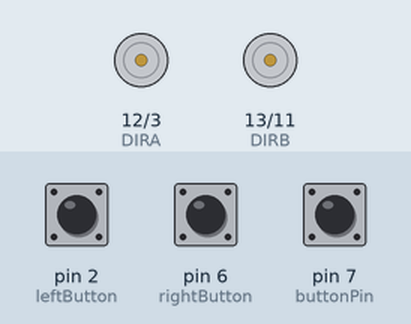
This sketch was run on a simulated Arduino Uno, built with avr-gcc and run on an emulated ATmega328P. Parts: direction and speed pins drawn as motors (green arrow = direction pin HIGH = forward, orange = LOW = backward, longer = more drive). The inputs (shaded band) are chosen by the test bench; at power-on: pin 7 (buttonPin) HIGH, pin 2 (leftButton) HIGH, pin 6 (rightButton) HIGH.

Above: at 1.2 s.
1.3 s: pin 7 (buttonPin) pulled LOW for 0.15 s
At 2.4 s:
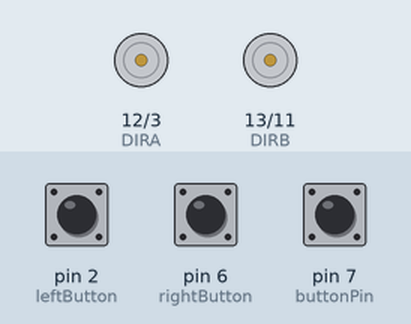
3.0 s: pin 7 (buttonPin) pulled LOW for 0.15 s
At 3.7 s:
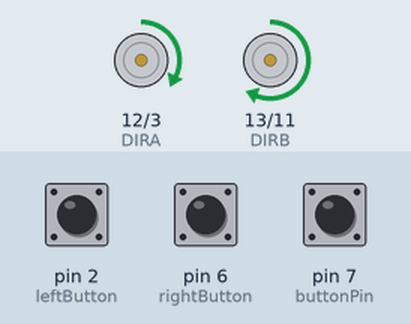
4.7 s: pin 2 (leftButton) pulled LOW for 1 s
At 4.96 s:
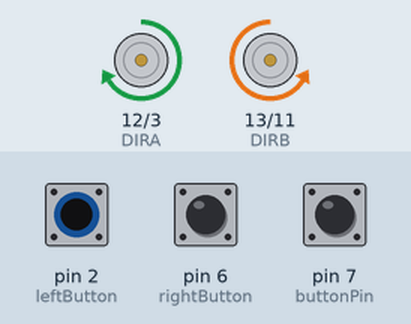
7.7 s: pin 6 (rightButton) pulled LOW for 3.2 s
At 7.93 s:
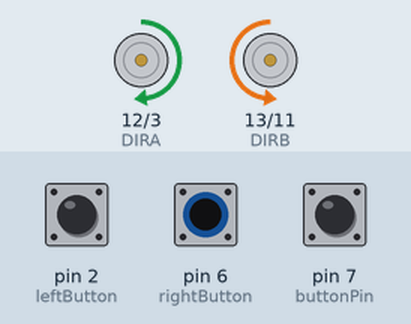
12.4 s: pin 7 (buttonPin) pulled LOW for 0.15 s
At 12.5 s:
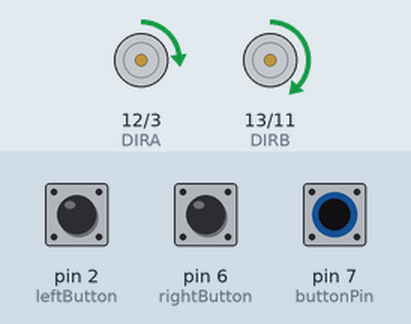
14.1 s: pin 7 (buttonPin) pulled LOW for 1 s
At 16.6 s:
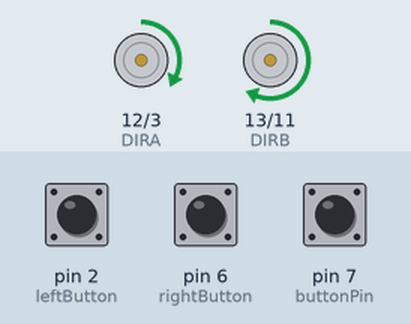
Timing chart, 0 to 17.6 s (numbered marks = the images above; inputs shaded):
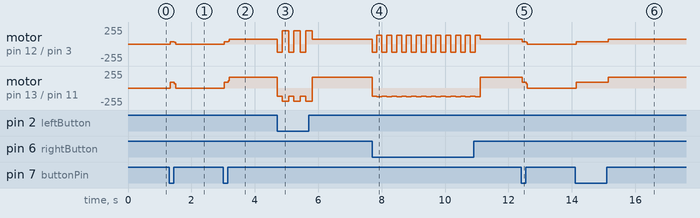

Measured:
- after the input at 1.3 s, motor on pin 12 (DIRA) / pin 3 (PWMA): stopped → forward 35/255 at once, → stopped 0.12 s later; motor on pin 13 (DIRB) / pin 11 (PWMB): stopped → forward 89/255 at once, → stopped 0.12 s later
- after the input at 3.0 s, motor on pin 12 (DIRA) / pin 3 (PWMA): stopped → forward 35/255 at once, → forward 70/255 0.12 s later; motor on pin 13 (DIRB) / pin 11 (PWMB): stopped → forward 89/255 at once, → forward 160/255 0.12 s later
- after the input at 12.4 s, motor on pin 12 (DIRA) / pin 3 (PWMA): forward 70/255 → forward 35/255 at once, → stopped 0.12 s later; motor on pin 13 (DIRB) / pin 11 (PWMB): forward 160/255 → forward 89/255 at once, → stopped 0.12 s later
- after the input at 14.1 s, motor on pin 12 (DIRA) / pin 3 (PWMA): stopped → forward 35/255 at once, → forward 70/255 1.0 s later; motor on pin 13 (DIRB) / pin 11 (PWMB): stopped → forward 89/255 at once, → forward 160/255 1.0 s later

The sketch:

Maze_Bumper.ino
```cpp
/* Ardumoto Example Sketch
   Modified for Maze Navigation - Reactive Control


   This code demonstrates reactive control for a mobile robot navigating a maze
   using bump sensors. The robot employs a "right-hand rule" wall-following
   algorithm. This approach ensures that the robot can traverse any simply connected maze.

   Key Functions:
     - setupArdumoto() initializes Ardumoto Shield pins.
     - driveArdumoto(motor, direction, speed) drives a motor (A or B) in a specific
       direction (CW or CCW) at a given speed (0-255).
     - stopArdumoto(motor) stops the specified motor.
     - setup() configures initial settings, including input/output pins.
     - loop() runs the main navigation algorithm, incorporating reactive controls.

   Algorithm:
     - Navigate forward with a slight right-hand bias.
     - If the left bump sensor is triggered, reverse and turn left slightly.
     - If the right bump sensor is triggered, reverse and turn right sharply.
     - Stop if the button is pressed again.
*/

// Clockwise and counter-clockwise definitions.
// Adjust based on motor wiring to ensure proper directional control.
#define CW  0   // Clockwise rotation
#define CCW 1   // Counter-clockwise rotation

// Motor identifiers for convenience.
#define MOTOR_A 0 // Motor A controls the right wheel
#define MOTOR_B 1 // Motor B controls the left wheel

// Pin Assignments //
// These pins are fixed by the Ardumoto Shield layout.
const byte PWMA = 3;  // PWM control for motor A speed
const byte PWMB = 11; // PWM control for motor B speed
const byte DIRA = 12; // Direction control for motor A
const byte DIRB = 13; // Direction control for motor B

// Global variables for sensor and button states.
int rightButton;       // Pin for right bump sensor
int leftButton;        // Pin for left bump sensor
int buttonPush;        // State of the start/stop button
int buttonPin;         // Pin for start/stop button
int rightPushButton;   // State of the right bump sensor
int leftPushButton;    // State of the left bump sensor

void setup() {
  // Assign pin numbers to buttons.
  buttonPin = 7;      // Start/stop button pin
  rightButton = 6;    // Right bump sensor pin
  leftButton = 2;     // Left bump sensor pin

  // Initialize Ardumoto Shield pins.
  setupArdumoto();    // Set motor control pins as outputs.

  // Configure button pins as inputs with pull-up resistors.
  pinMode(buttonPin, INPUT_PULLUP);
  pinMode(rightButton, INPUT_PULLUP);
  pinMode(leftButton, INPUT_PULLUP);

  // Initialize serial communication for debugging.
  Serial.begin(9600);
}

void loop() {
  // Check the state of the start/stop button.
  buttonPush = digitalRead(buttonPin);

  // If button is pressed, begin navigation.
  if (buttonPush == LOW) {
    buttonPush = HIGH; // Toggle button state.
    while (buttonPush == HIGH) {
      // Drive motors forward with right-hand bias.
      driveArdumoto(MOTOR_A, CCW, 70);  // Slower speed for right wheel.
      driveArdumoto(MOTOR_B, CCW, 160); // Faster speed for left wheel.

      // Check bump sensor states.
      leftPushButton = digitalRead(leftButton);
      rightPushButton = digitalRead(rightButton);
      buttonPush = digitalRead(buttonPin);

      // React to bump sensors.
      if (leftPushButton == LOW || rightPushButton == LOW) {
        if (leftPushButton == LOW) {
          // Left sensor triggered: Reverse and turn left slightly.
          driveArdumoto(MOTOR_A, CW, 120);
          driveArdumoto(MOTOR_B, CW, 120);
          delay(160); // Short reverse delay.
          driveArdumoto(MOTOR_A, CCW, 200);
          driveArdumoto(MOTOR_B, CW, 200);
          delay(210); // Turn left.
        } else if (rightPushButton == LOW) {
          // Right sensor triggered: Reverse and turn right sharply.
          driveArdumoto(MOTOR_A, CW, 120);
          driveArdumoto(MOTOR_B, CW, 120);
          delay(150); // Short reverse delay.
          driveArdumoto(MOTOR_A, CCW, 130);
          driveArdumoto(MOTOR_B, CW, 130);
          delay(160); // Turn right.
        }
      } else if (buttonPush == LOW) {
        // If button is pressed again, stop motors.
        stopArdumoto(MOTOR_A);
        stopArdumoto(MOTOR_B);
      }
    }
  } else {
    // Stop motors if button is not pressed.
    stopArdumoto(MOTOR_A);
    stopArdumoto(MOTOR_B);
  }
}

// Function to drive a motor at a specific speed and direction.
void driveArdumoto(byte motor, byte dir, byte spd) {
  if (motor == MOTOR_A) {
    digitalWrite(DIRA, dir);
    analogWrite(PWMA, spd);
  } else if (motor == MOTOR_B) {
    digitalWrite(DIRB, dir);
    analogWrite(PWMB, spd);
  }
}

// Function to stop a motor.
void stopArdumoto(byte motor) {
  driveArdumoto(motor, 0, 0); // Set speed to 0.
}

// Initialize Ardumoto Shield pins.
void setupArdumoto() {
  pinMode(PWMA, OUTPUT);
  pinMode(PWMB, OUTPUT);
  pinMode(DIRA, OUTPUT);
  pinMode(DIRB, OUTPUT);

  // Set all pins to LOW initially.
  digitalWrite(PWMA, LOW);
  digitalWrite(PWMB, LOW);
  digitalWrite(DIRA, LOW);
  digitalWrite(DIRB, LOW);
}
```
